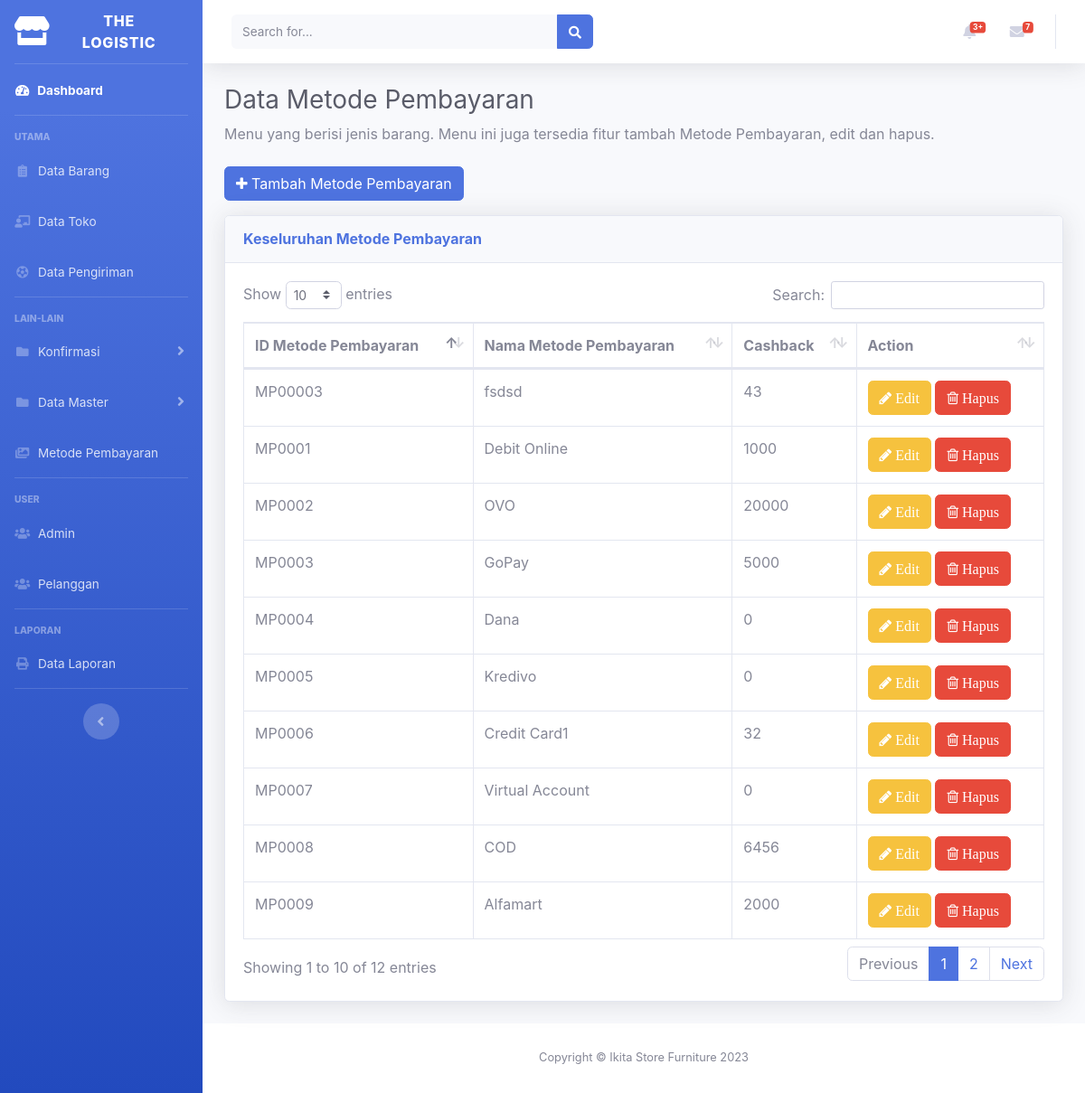
/aplikasi/admin/data-metode-pembayaran.php (signed in), run on the app's committed database.
### tables this page shows
CREATE TABLE `tb_metode_pembayaran` (
  `id_metode` varchar(15) NOT NULL,
  `nama_metode` text NOT NULL,
  `cashback` int(25) NOT NULL
);

### aplikasi/admin/data-metode-pembayaran.php (the view, shortened to what this page needs)
<!DOCTYPE html>
<html lang="en">
<head>
  <link href="../assets/vendor/fontawesome-free/css/all.min.css" rel="stylesheet" type="text/css">
  <link href="../assets/vendor/fontawesome/font-awesome.min.css" rel="stylesheet" type="text/css">
  <link href="../assets/css/fonts-googleapis.css" rel="stylesheet">
  <link href="../assets/css/sb-admin-2.min.css" rel="stylesheet">
  <link href="../assets/vendor/datatables/dataTables.bootstrap4.min.css" rel="stylesheet">
</head>
<body id="page-top">
  <div id="wrapper">
    <?php include 'sidebar.php'; ?>
    <div id="content-wrapper" class="d-flex flex-column">
      <div id="content">
        <?php include 'topbar.php'; ?>
        <div class="container-fluid">
          <h1 class="h3 mb-2 text-gray-800">Data Metode Pembayaran</h1>
          <p class="mb-4">Menu yang berisi jenis barang. Menu ini juga tersedia fitur tambah Metode Pembayaran, edit dan hapus. </p>
          <?php
          $kode = 'MP';
          $query = mysqli_query($koneksi, "SELECT MAX(id_metode) as idnew FROM tb_metode_pembayaran");
          $row = mysqli_fetch_array($query);
          $max_id = $row['idnew'];
          $max_ids = (int) substr($max_id, 5, 5);
          $id_metode = $max_ids + 1;
          $auto = $kode . sprintf("%05s", $id_metode);
          ?>
          <p><a href="form-tambah-metode-pembayaran.php?id=<?php echo $auto; ?>" class="btn btn-primary"><i class="fa fa-plus"></i> Tambah Metode Pembayaran</a></p>
          <div class="card shadow mb-4">
            <div class="card-header py-3">
              <h6 class="m-0 font-weight-bold text-primary">Keseluruhan Metode Pembayaran</h6>
            </div>
            <div class="card-body">
              <div class="table-responsive">
                <table class="table table-bordered" id="dataTable" width="100%" cellspacing="0">
                  <thead>
                    <tr>
                      <th>ID Metode Pembayaran</th>
                      <th>Nama Metode Pembayaran</th>
                      <th>Cashback</th>
                      <th>Action</th>
                    </tr>
                  </thead>
                  <tbody>
                    <?php
                    $sql = mysqli_query($koneksi, "SELECT * from tb_metode_pembayaran");
                    while ($data = mysqli_fetch_array($sql)) {
                    ?>
                      <tr>
                        <td><?php echo $data['id_metode']; ?></td>
                        <td><?php echo $data['nama_metode']; ?></td>
                        <td><?php echo $data['cashback']; ?></td>
                        <td>
                          <a href="form-edit-metode-pembayaran.php?id_metode=<?php echo $data['id_metode']; ?>" class='btn btn-warning fa fa-pencil'> Edit</a>
                          <a href="pro-hapus-metode-pembayaran.php?id_metode=<?php echo $data['id_metode']; ?>" onclick="return confirm('Data akan dihapus?');" class='btn btn-danger fa fa-trash-o'> Hapus</a>
                        </td>
                      </tr>
                    <?php } ?>
                  </tbody>
                </table>
              </div>
            </div>
          </div>
        </div>
      </div>
      <?php include 'footer.php';  ?>
    </div>
  </div>
</body>
</html>

### data on the page
tb_metode_pembayaran: id_metode "MP00003", nama_metode "fsdsd", cashback "43"
tb_metode_pembayaran: id_metode "MP0001", nama_metode "Debit Online", cashback "1000"
tb_metode_pembayaran: id_metode "MP0002", nama_metode "OVO", cashback "20000"
tb_metode_pembayaran: id_metode "MP0003", nama_metode "GoPay", cashback "5000"
tb_metode_pembayaran: id_metode "MP0004", nama_metode "Dana", cashback "0"
tb_metode_pembayaran: id_metode "MP0005", nama_metode "Kredivo", cashback "0"
tb_metode_pembayaran: id_metode "MP0006", nama_metode "Credit Card1", cashback "32"
tb_metode_pembayaran: id_metode "MP0007", nama_metode "Virtual Account", cashback "0"
tb_metode_pembayaran: id_metode "MP0008", nama_metode "COD", cashback "6456"
tb_metode_pembayaran: id_metode "MP0009", nama_metode "Alfamart", cashback "2000"
